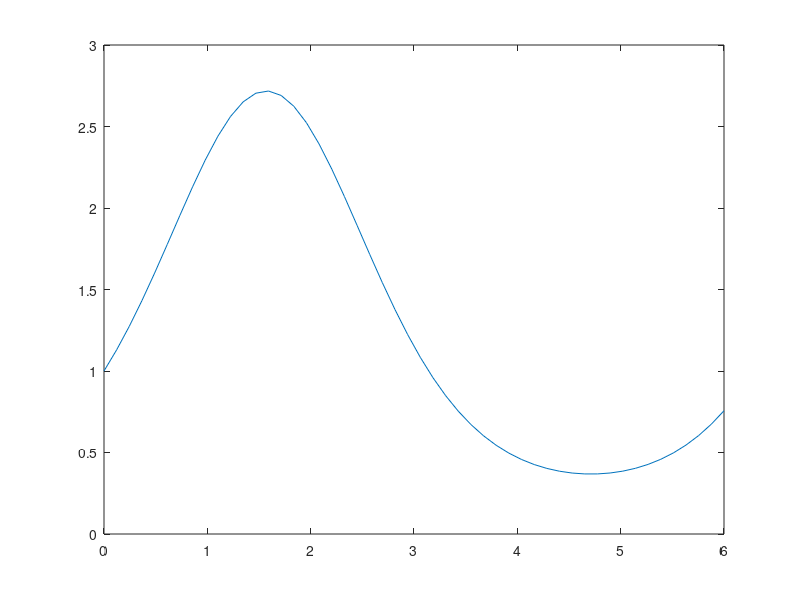

This chart was generated by the following MATLAB code: (Note: this script raises an error after producing the figure.)
x = linspace(0, 6, 50)
f = exp(sin(x))
xx = linspace(0, 6, 13)

plot(x, f)
hold on
for i=1:length(xx)
    yy(i) = newtoninterpolation(x, f, xx(i))
end
plot(xx, yy)
function yi=newtoninterpolation(x, y, xi)
    n = length(x);
    b = zeros(n,n);
    b(:,1) = y(:);
    for j=2:n
        for i=1:n-j+1
            b(i,j)=(b(i+1,j-1)-b(i, j-1))/(x(i+j-1)-x(i));
        end
    end
    xt = 1; yi=b(1,1);
    for j=1:n-1
        xt=xt*(xi-x(j));
        yi=yi+b(1, j+1)*xt;
    end
end